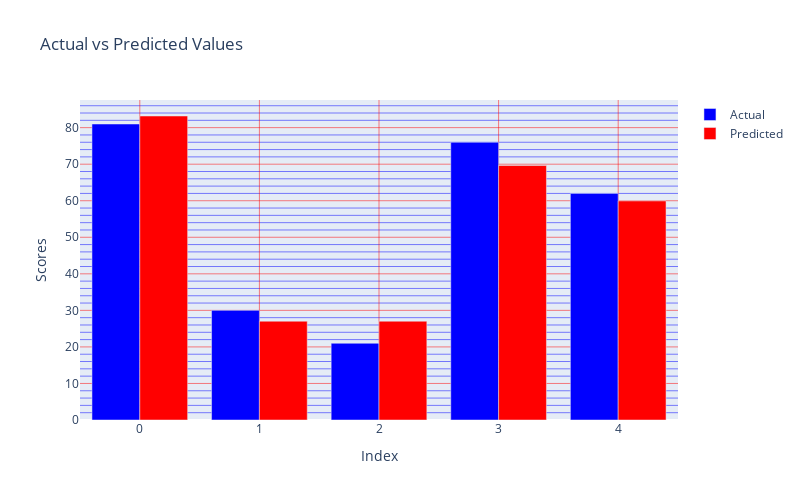

The cell this chart's notebook holds for it:
### Code cell
# Plotting bar chart to visualize
fig = go.Figure()

fig.add_trace(go.Bar(
    x=df.index,
    y=df['Actual'],
    name='Actual',
    marker_color='blue'
))

fig.add_trace(go.Bar(
    x=df.index,
    y=df['Predicted'],
    name='Predicted',
    marker_color='red'
))

fig.update_layout(
    title='Actual vs Predicted Values',
    xaxis_title='Index',
    yaxis_title='Scores',
    barmode='group',
    width=800,
    height=500,
    xaxis=dict(
        gridcolor='red',
        gridwidth=0.5
    ),
    yaxis=dict(
        gridcolor='red',
        gridwidth=0.5,
        minor=dict(
            gridcolor='blue',
            gridwidth=0.5
        )
    )
)

fig.show()

### Figure 1 — Plotly figure (JSON) as saved in the notebook; plotly's stock layout.template omitted (floating-point values rounded to 4 significant figures)
{"data": [{"marker": {"color": "blue"}, "name": "Actual", "type": "bar", "x": [0, 1, 2, 3, 4], "y": [81, 30, 21, 76, 62]}, {"marker": {"color": "red"}, "name": "Predicted", "type": "bar", "x": [0, 1, 2, 3, 4], "y": [83.19, 27.03, 27.03, 69.63, 59.95]}], "layout": {"barmode": "group", "height": 500, "title": {"text": "Actual vs Predicted Values"}, "width": 800, "xaxis": {"gridcolor": "red", "gridwidth": 0.5, "title": {"text": "Index"}}, "yaxis": {"gridcolor": "red", "gridwidth": 0.5, "minor": {"gridcolor": "blue", "gridwidth": 0.5}, "title": {"text": "Scores"}}}}
